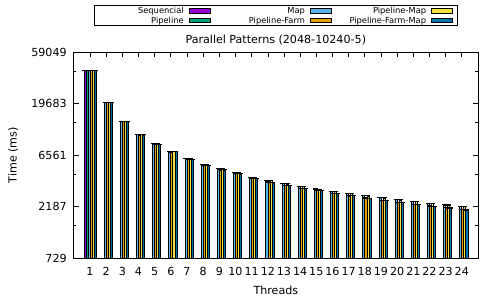

Generate this figure with gnuplot:
set terminal pdf enhanced
set output "plot.pdf"

set title "Parallel Patterns (2048-10240-5)" offset 0,-.5
set xlabel "Threads"
set ylabel "Time (ms)"

set key box
set key outside top center vertical maxrows 2 maxcols 6
set key autotitle columnheader
set key samplen 3 spacing 1 font ",9"

set style data histogram
set style histogram cluster gap 2 errorbars linewidth 1
set style fill solid border rgb "black"

set logscale y 3
set auto x

plot for [i=2:12:2] "data.dat" using i:i+1:xticlabels(1) title col(i) linewidth 1
# plot "data.dat" using 2:8:xticlabels(1) title col linewidth 2 linecolor "#ff0000" fillstyle pattern 1, \
#      "data.dat" using 3:9:xticlabels(1) title col linewidth 2 linecolor "#00c000" fillstyle pattern 6, \
#      "data.dat" using 4:10:xticlabels(1) title col linewidth 2 linecolor "#4169e1" fillstyle pattern 4, \
#      "data.dat" using 5:11:xticlabels(1) title col linewidth 2 linecolor "#8b0000" fillstyle pattern 2, \
#      "data.dat" using 6:12:xticlabels(1) title col linewidth 2 linecolor "#00eeee" fillstyle pattern 3, \
#      "data.dat" using 7:13:xticlabels(1) title col linewidth 2 linecolor "#556b2f" fillstyle pattern 5